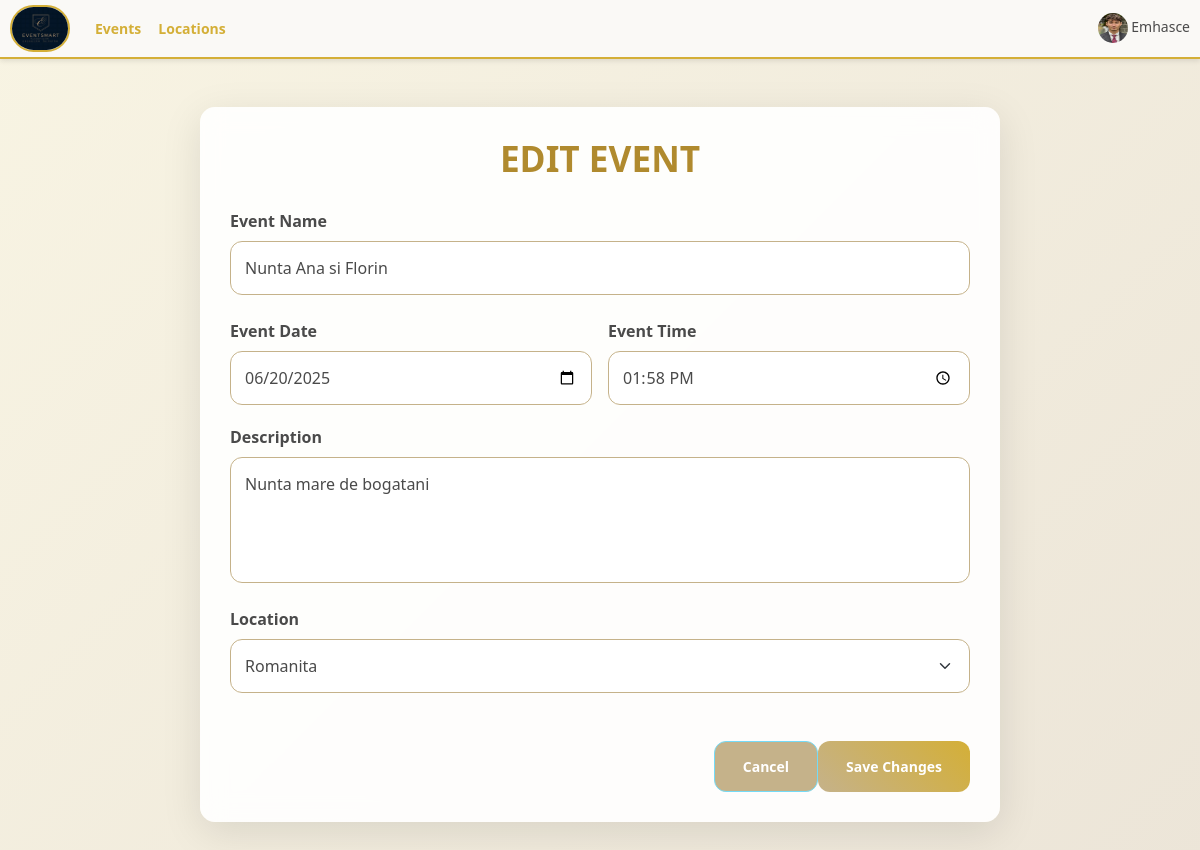
The page /edit_event/3/ (signed in) on the database as committed earlier.
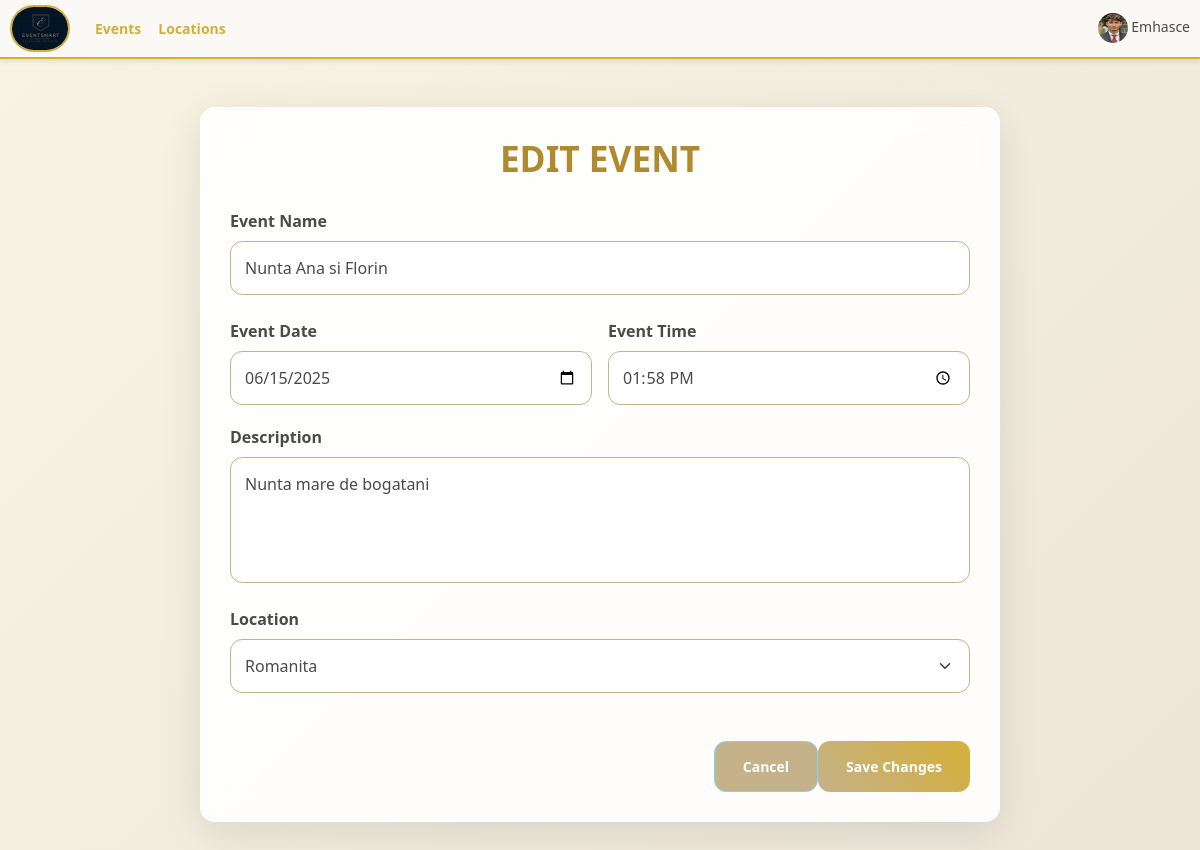
The same page on the database as committed later.
### base/models.py (models this page shows, shortened)
class Event(models.Model):
    location = models.ForeignKey(Location, on_delete=models.SET_NULL, null=True, blank=True)
    event_name = models.CharField(max_length=100)
    event_date = models.DateField()
    event_time = models.TimeField()
    event_description = models.TextField(null=True, blank=True)
    created_at = models.DateTimeField(auto_now_add=True)
    guests = models.ManyToManyField(Guests, related_name='events', blank=True)
    completed = models.BooleanField(default=False)
    types = models.ManyToManyField(Type, blank=True)
    cost = models.DecimalField(max_digits=10, decimal_places=2, default=3000)
    updated_at = models.DateTimeField(auto_now=True)
    is_canceled = models.BooleanField(default=False)
    organized_by = models.ForeignKey(
        User,
        on_delete=models.CASCADE,
        related_name="organized_events",
        blank=True,
        null=True
    )

class Location(models.Model):
    owner = models.ForeignKey(User, on_delete=models.SET_NULL, null=True)
    user_account = models.OneToOneField(User, on_delete=models.CASCADE, null=True, related_name='user_account')
    name = models.CharField(max_length=100)
    description = models.TextField(null=True, blank=True)
    gallery = models.ImageField(upload_to='images/', null=True, blank=True)
    location = models.TextField(max_length=30)
    types = models.ManyToManyField(Type, blank=True)
    seats_numbers = models.IntegerField(null=True, blank=True)
    created_at = models.DateTimeField(auto_now_add=True)
    cost = models.DecimalField(max_digits=12, decimal_places=2,default=3000)
    number = models.CharField(max_length=20, default="+(40) 74 83 64 823")
    def __str__(self):
        return self.name

### base/views.py (the view)
@login_required
def edit_event(request, event_id):
    event = get_object_or_404(Event, id=event_id)
    if request.method == 'POST':
        form = EventForm(request.POST, request.FILES, instance=event)
        if form.is_valid():
            form.save()
            messages.success(request, "Event updated successfully!")
            return redirect('event_details', event_id=event.id)
        else:
            messages.error(request, "Please correct the errors below.")
    else:
        form = EventForm(instance=event)
    return render(request, 'base/edit_event.html', {'form': form, 'event': event})

### base/forms.py
class EventForm(forms.ModelForm):
    class Meta:
        model = Event
        fields = [
            'event_name',
            'event_date',
            'event_time',
            'event_description',
            'location',
            'guests',
        ]
    widgets = {
            'event_date': forms.DateInput(attrs={
                'type': 'date',
                'class': 'form-control event-input',  # Adăugăm clasele pentru stilizare
                'placeholder': 'Select Date'
            }),
            'event_time': forms.TimeInput(attrs={
                'type': 'time',
                'class': 'form-control event-input',  # Adăugăm clasele pentru stilizare
                'placeholder': 'Select Time'
            }),
            'event_description': forms.Textarea(attrs={
                'class': 'form-control event-input',
                'rows': 4,
                'placeholder': 'Describe the event'
            }),
            'location': forms.Select(attrs={
                'class': 'form-select event-input',
            }),
        }

### base/context_processors.py (called while the page is built)
def media_url(request):
    return {
        'MEDIA_URL': settings.MEDIA_URL
    }

### base/templates/base/edit_event.html (shortened to what this page needs)
{% extends 'main.html' %}
{% block content %}
<div class="container mt-5">
    <h2>Edit Event</h2>
    <form method="POST" enctype="multipart/form-data">
        <div class="mb-4">
            <label class="form-label">Event Name</label>
            <input type="text" class="form-control" name="event_name"
                   value="{{ form.instance.event_name }}" required>
        </div>
        <div class="row g-3">
            <div class="col-md-6">
                <label class="form-label">Event Date</label>
                <input type="date" class="form-control" name="event_date"
                       value="{{ form.instance.event_date|date:'Y-m-d' }}">
            </div>
            <div class="col-md-6">
                <label class="form-label">Event Time</label>
                <input type="time" class="form-control" name="event_time"
                       value="{{ form.instance.event_time|time:'H:i' }}">
            </div>
        </div>
        <div class="mb-4">
            <label class="form-label">Description</label>
            <textarea class="form-control" name="event_description"
                      rows="4" style="resize: none;">{{ form.instance.event_description }}</textarea>
        </div>
        <div class="mb-4">
            <label class="form-label">Location</label>
            <select class="form-select" name="location">
                {% for choice in form.location.field.choices %}
                    <option value="{{ choice.0 }}" {% if choice.0 == form.instance.location.pk %}selected{% endif %}>
                        {{ choice.1 }}
                    </option>
                {% endfor %}
            </select>
        </div>
        <div class="d-flex justify-content-between mt-5">
            <a href="{% url 'event_details' event.id %}" class="btn btn-secondary">Cancel</a>
            <button type="submit" class="btn btn-primary">Save Changes</button>
        </div>
    </form>
</div>
{% endblock %}

Rows that differ between the two databases and show on the page:
changed Event "Nunta Ana si Florin": event_date "06/20/2025" → "06/15/2025"
